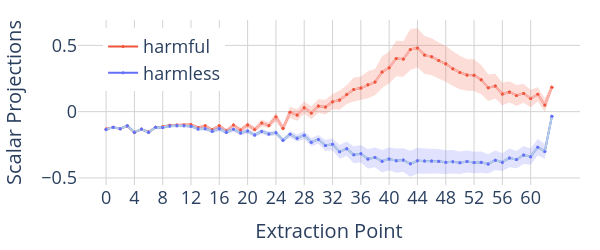

Here is the notebook cell this chart was saved with:
### Markdown cell above
### Projection of activations at each extraction point onto the chosen refusal direction

### Code cell
fig = go.Figure()

for category in ["harmful", "harmless"]:
    if category == "harmful":
        acts_normed = harmful_acts_normed
    else:
        acts_normed = harmless_acts_normed

    # layers x resid_modules x batch_size x dim
    activations = acts_normed[..., chosen_token_idx, :].cpu().numpy()

    # dim
    direction = refusal_dirs[chosen_layer, chosen_act_idx].cpu().numpy()

    # layers x resid_modules x batch_size
    scalar_projections = einops.einsum(
        activations,
        direction,
        "... batch_size dim, ... dim -> ... batch_size",
    )
    scalar_projections = np.nan_to_num(scalar_projections)
    print(category)
    print(scalar_projections.mean())
    degrees = np.rad2deg(np.arccos(scalar_projections))

    y_values = scalar_projections

    batch_size = scalar_projections.shape[-1]

    x_values = sum([[f"{l}", f"{l}-post"] for l in range(num_layers)], [])
    x_values = [str(i) for i in range(2 * num_layers)]

    # variance
    fig.add_trace(
        variance_plot(
            x=x_values,
            y=torch.tensor(y_values).reshape(-1, degrees.shape[-1]),
            yaxis="y",
            fillcolor=colour_map_opaque[category],
            showlegend=False,
        )
    )

    # mean
    ## for legend
    fig.add_trace(
        go.Scatter(
            x=x_values,
            y=y_values.mean(axis=-1).flatten(),
            mode="lines+markers",
            yaxis="y",
            marker=dict(color=colour_map[category], size=3),
            showlegend=True,
            name=category,
        )
    )
    ## for lines
    fig.add_trace(
        go.Scatter(
            x=x_values,
            y=y_values.mean(axis=-1).flatten(),
            mode="lines",
            yaxis="y",
            marker=dict(color=colour_map_light[category], size=3),
            showlegend=False,
            name=category,
        )
    )
    ## for markers
    fig.add_trace(
        go.Scatter(
            x=x_values,
            y=y_values.mean(axis=-1).flatten(),
            mode="markers",
            yaxis="y",
            marker=dict(color=colour_map[category], size=3),
            showlegend=False,
            name=category,
        )
    )

    activations -= 2 * einops.einsum(
        np.maximum(scalar_projections, 0),
        direction,
        "layer resid_module batch_size, dim -> layer resid_module batch_size dim",
    )
    scalar_projections = einops.einsum(
        activations,
        direction,
        "... batch_size dim, ... dim -> ... batch_size",
    )
    print(category)
    print(scalar_projections.mean())
    degrees = np.rad2deg(np.arccos(scalar_projections))

    y_values = scalar_projections


module_names = ["mid", "post"]
fig.update_layout(
    grid=dict(rows=1, columns=1),
    plot_bgcolor="white",
    xaxis=dict(
        type="category",
        dtick=4,
        title=dict(text="Extraction Point", font=dict(size=20)),
        gridcolor="lightgrey",
        tickfont=dict(size=18),
    ),
    yaxis=dict(
        title=dict(text="Scalar Projections", font=dict(size=20)),
        gridcolor="lightgrey",
        zeroline=False,
        tickfont=dict(size=18),
    ),
    hovermode="x unified",
    height=250,
    width=600,
    margin=dict(l=20, r=20, t=20, b=20),
    legend=dict(x=0.05, y=0.95, font=dict(size=18)),
)
fig.show()

# fig.write_image(VISUALIZATION_DIR / "prj_onto_refusal_dir.pdf", scale=5)

### Figure 1 — Plotly figure (JSON) as saved in the notebook; plotly's stock layout.template omitted (floating-point values rounded to 4 significant figures)
{"data": [{"fill": "toself", "fillcolor": "rgba(239, 85, 59, 0.2)", "line": {"color": "rgba(239, 85, 59, 0.2)", "width": 0}, "mode": "lines", "showlegend": false, "type": "scatter", "x": ["0", "1", "2", "3", "4", "5", "6", "7", "8", "9", "10", "11", "12", "13", "14", "15", "16", "17", "18", "19", "20", "21", "22", "23", "24", "25", "26", "27", "28", "29", "30", "31", "32", "33", "34", "35", "36", "37", "38", "39", "40", "41", "42", "43", "44", "45", "46", "47", "48", "49", "50", "51", "52", "53", "54", "55", "56", "57", "58", "59", "60", "61", "62", "63", "63", "62", "61", "60", "59", "58", "57", "56", "55", "54", "53", "52", "51", "50", "49", "48", "47", "46", "45", "44", "43", "42", "41", "40", "39", "38", "37", "36", "35", "34", "33", "32", "31", "30", "29", "28", "27", "26", "25", "24", "23", "22", "21", "20", "19", "18", "17", "16", "15", "14", "13", "12", "11", "10", "9", "8", "7", "6", "5", "4", "3", "2", "1", "0"], "y": [-0.1287, -0.1146, -0.1244, -0.1034, -0.1498, -0.1285, -0.1485, -0.1113, -0.1061, -0.09465, -0.09089, -0.09153, -0.0885, -0.1112, -0.09739, -0.1251, -0.09328, -0.1316, -0.08717, -0.1215, -0.07875, -0.1135, -0.05987, -0.08234, -0.006733, -0.1003, 0.03725, 0.01858, 0.07703, 0.03852, 0.094, 0.09027, 0.133, 0.1603, 0.1994, 0.2579, 0.2653, 0.305, 0.3217, 0.4186, 0.4514, 0.5351, 0.5305, 0.6237, 0.6293, 0.5709, 0.5546, 0.5225, 0.4962, 0.4557, 0.4219, 0.3959, 0.3946, 0.3513, 0.2803, 0.2866, 0.2177, 0.229, 0.2016, 0.209, 0.1654, 0.1844, 0.1011, 0.214, 0.1551, -0.002375, 0.07695, 0.03247, 0.06631, 0.04264, 0.06852, 0.04813, 0.09975, 0.08038, 0.1313, 0.1562, 0.1578, 0.1691, 0.1927, 0.2249, 0.2484, 0.2747, 0.2858, 0.3323, 0.3142, 0.2626, 0.2674, 0.2122, 0.1793, 0.1245, 0.1007, 0.0907, 0.0757, 0.05858, 0.01485, 0.01752, -0.02126, -0.008868, -0.05722, -0.01641, -0.06891, -0.0481, -0.1499, -0.07451, -0.1254, -0.112, -0.1542, -0.1219, -0.1552, -0.115, -0.1561, -0.1195, -0.1458, -0.1159, -0.1278, -0.1068, -0.1086, -0.1103, -0.1104, -0.1216, -0.1228, -0.1593, -0.1366, -0.1625, -0.1117, -0.1332, -0.1209, -0.1323], "yaxis": "y"}, {"marker": {"color": "#EF553B", "size": 3}, "mode": "lines+markers", "name": "harmful", "showlegend": true, "type": "scatter", "x": ["0", "1", "2", "3", "4", "5", "6", "7", "8", "9", "10", "11", "12", "13", "14", "15", "16", "17", "18", "19", "20", "21", "22", "23", "24", "25", "26", "27", "28", "29", "30", "31", "32", "33", "34", "35", "36", "37", "38", "39", "40", "41", "42", "43", "44", "45", "46", "47", "48", "49", "50", "51", "52", "53", "54", "55", "56", "57", "58", "59", "60", "61", "62", "63"], "y": [-0.1305, -0.1178, -0.1288, -0.1075, -0.1561, -0.1325, -0.1539, -0.117, -0.1138, -0.1025, -0.1006, -0.1001, -0.09766, -0.1195, -0.1067, -0.1354, -0.1064, -0.1439, -0.1011, -0.1384, -0.1003, -0.1338, -0.08596, -0.1039, -0.04062, -0.1251, -0.005426, -0.02516, 0.03031, -0.009352, 0.04257, 0.03451, 0.07524, 0.08758, 0.129, 0.1668, 0.178, 0.2029, 0.2231, 0.2989, 0.3318, 0.4012, 0.3966, 0.469, 0.4808, 0.4284, 0.4147, 0.3854, 0.3606, 0.3242, 0.2955, 0.2768, 0.2754, 0.2413, 0.1803, 0.1932, 0.1329, 0.1487, 0.1221, 0.1377, 0.09894, 0.1307, 0.04936, 0.1846], "yaxis": "y"}, {"marker": {"color": "rgb(251,180,174)", "size": 3}, "mode": "lines", "name": "harmful", "showlegend": false, "type": "scatter", "x": ["0", "1", "2", "3", "4", "5", "6", "7", "8", "9", "10", "11", "12", "13", "14", "15", "16", "17", "18", "19", "20", "21", "22", "23", "24", "25", "26", "27", "28", "29", "30", "31", "32", "33", "34", "35", "36", "37", "38", "39", "40", "41", "42", "43", "44", "45", "46", "47", "48", "49", "50", "51", "52", "53", "54", "55", "56", "57", "58", "59", "60", "61", "62", "63"], "y": [-0.1305, -0.1178, -0.1288, -0.1075, -0.1561, -0.1325, -0.1539, -0.117, -0.1138, -0.1025, -0.1006, -0.1001, -0.09766, -0.1195, -0.1067, -0.1354, -0.1064, -0.1439, -0.1011, -0.1384, -0.1003, -0.1338, -0.08596, -0.1039, -0.04062, -0.1251, -0.005426, -0.02516, 0.03031, -0.009352, 0.04257, 0.03451, 0.07524, 0.08758, 0.129, 0.1668, 0.178, 0.2029, 0.2231, 0.2989, 0.3318, 0.4012, 0.3966, 0.469, 0.4808, 0.4284, 0.4147, 0.3854, 0.3606, 0.3242, 0.2955, 0.2768, 0.2754, 0.2413, 0.1803, 0.1932, 0.1329, 0.1487, 0.1221, 0.1377, 0.09894, 0.1307, 0.04936, 0.1846], "yaxis": "y"}, {"marker": {"color": "#EF553B", "size": 3}, "mode": "markers", "name": "harmful", "showlegend": false, "type": "scatter", "x": ["0", "1", "2", "3", "4", "5", "6", "7", "8", "9", "10", "11", "12", "13", "14", "15", "16", "17", "18", "19", "20", "21", "22", "23", "24", "25", "26", "27", "28", "29", "30", "31", "32", "33", "34", "35", "36", "37", "38", "39", "40", "41", "42", "43", "44", "45", "46", "47", "48", "49", "50", "51", "52", "53", "54", "55", "56", "57", "58", "59", "60", "61", "62", "63"], "y": [-0.1305, -0.1178, -0.1288, -0.1075, -0.1561, -0.1325, -0.1539, -0.117, -0.1138, -0.1025, -0.1006, -0.1001, -0.09766, -0.1195, -0.1067, -0.1354, -0.1064, -0.1439, -0.1011, -0.1384, -0.1003, -0.1338, -0.08596, -0.1039, -0.04062, -0.1251, -0.005426, -0.02516, 0.03031, -0.009352, 0.04257, 0.03451, 0.07524, 0.08758, 0.129, 0.1668, 0.178, 0.2029, 0.2231, 0.2989, 0.3318, 0.4012, 0.3966, 0.469, 0.4808, 0.4284, 0.4147, 0.3854, 0.3606, 0.3242, 0.2955, 0.2768, 0.2754, 0.2413, 0.1803, 0.1932, 0.1329, 0.1487, 0.1221, 0.1377, 0.09894, 0.1307, 0.04936, 0.1846], "yaxis": "y"}, {"fill": "toself", "fillcolor": "rgba(99, 110, 250, 0.2)", "line": {"color": "rgba(99, 110, 250, 0.2)", "width": 0}, "mode": "lines", "showlegend": false, "type": "scatter", "x": ["0", "1", "2", "3", "4", "5", "6", "7", "8", "9", "10", "11", "12", "13", "14", "15", "16", "17", "18", "19", "20", "21", "22", "23", "24", "25", "26", "27", "28", "29", "30", "31", "32", "33", "34", "35", "36", "37", "38", "39", "40", "41", "42", "43", "44", "45", "46", "47", "48", "49", "50", "51", "52", "53", "54", "55", "56", "57", "58", "59", "60", "61", "62", "63", "63", "62", "61", "60", "59", "58", "57", "56", "55", "54", "53", "52", "51", "50", "49", "48", "47", "46", "45", "44", "43", "42", "41", "40", "39", "38", "37", "36", "35", "34", "33", "32", "31", "30", "29", "28", "27", "26", "25", "24", "23", "22", "21", "20", "19", "18", "17", "16", "15", "14", "13", "12", "11", "10", "9", "8", "7", "6", "5", "4", "3", "2", "1", "0"], "y": [-0.1318, -0.1126, -0.1207, -0.09925, -0.1468, -0.1246, -0.1485, -0.1108, -0.1103, -0.09754, -0.09584, -0.09674, -0.09851, -0.1194, -0.1171, -0.1319, -0.1136, -0.1388, -0.1168, -0.1442, -0.1281, -0.1591, -0.1294, -0.1512, -0.1404, -0.1992, -0.1468, -0.1732, -0.146, -0.2001, -0.1764, -0.2137, -0.2024, -0.2517, -0.2256, -0.2623, -0.2517, -0.2843, -0.2708, -0.289, -0.2708, -0.2779, -0.2761, -0.2957, -0.2727, -0.2786, -0.2777, -0.2814, -0.2916, -0.2902, -0.3013, -0.2923, -0.3017, -0.3012, -0.321, -0.2926, -0.3131, -0.2783, -0.2966, -0.2596, -0.2779, -0.207, -0.2443, -0.007588, -0.06173, -0.3562, -0.329, -0.4011, -0.3941, -0.4271, -0.4194, -0.4486, -0.4398, -0.4676, -0.461, -0.465, -0.4593, -0.4713, -0.4665, -0.4702, -0.4663, -0.4653, -0.4677, -0.4687, -0.4912, -0.4551, -0.4616, -0.4419, -0.4584, -0.4198, -0.4292, -0.3834, -0.3896, -0.3333, -0.3548, -0.2909, -0.2972, -0.2419, -0.2602, -0.2084, -0.2266, -0.1954, -0.2308, -0.1771, -0.185, -0.1683, -0.1927, -0.1645, -0.1783, -0.1504, -0.1716, -0.1461, -0.1622, -0.1416, -0.1434, -0.1206, -0.1172, -0.1185, -0.1187, -0.1301, -0.1261, -0.1637, -0.1381, -0.1654, -0.1131, -0.1355, -0.1226, -0.136], "yaxis": "y"}, {"marker": {"color": "#636EFA", "size": 3}, "mode": "lines+markers", "name": "harmless", "showlegend": true, "type": "scatter", "x": ["0", "1", "2", "3", "4", "5", "6", "7", "8", "9", "10", "11", "12", "13", "14", "15", "16", "17", "18", "19", "20", "21", "22", "23", "24", "25", "26", "27", "28", "29", "30", "31", "32", "33", "34", "35", "36", "37", "38", "39", "40", "41", "42", "43", "44", "45", "46", "47", "48", "49", "50", "51", "52", "53", "54", "55", "56", "57", "58", "59", "60", "61", "62", "63"], "y": [-0.1339, -0.1176, -0.1281, -0.1062, -0.1561, -0.1313, -0.1561, -0.1184, -0.1202, -0.1081, -0.1072, -0.1069, -0.1096, -0.1314, -0.1293, -0.147, -0.1299, -0.1552, -0.1336, -0.1613, -0.1463, -0.1759, -0.1488, -0.1681, -0.1587, -0.215, -0.1711, -0.1999, -0.1772, -0.2301, -0.2092, -0.2555, -0.2467, -0.3032, -0.2795, -0.326, -0.3176, -0.3567, -0.3453, -0.3737, -0.3563, -0.3698, -0.3656, -0.3934, -0.3707, -0.3731, -0.3715, -0.3739, -0.3809, -0.3784, -0.3863, -0.3758, -0.3833, -0.3811, -0.3943, -0.3662, -0.3809, -0.3488, -0.3618, -0.3269, -0.3395, -0.268, -0.3002, -0.03466], "yaxis": "y"}, {"marker": {"color": "rgb(179,205,227)", "size": 3}, "mode": "lines", "name": "harmless", "showlegend": false, "type": "scatter", "x": ["0", "1", "2", "3", "4", "5", "6", "7", "8", "9", "10", "11", "12", "13", "14", "15", "16", "17", "18", "19", "20", "21", "22", "23", "24", "25", "26", "27", "28", "29", "30", "31", "32", "33", "34", "35", "36", "37", "38", "39", "40", "41", "42", "43", "44", "45", "46", "47", "48", "49", "50", "51", "52", "53", "54", "55", "56", "57", "58", "59", "60", "61", "62", "63"], "y": [-0.1339, -0.1176, -0.1281, -0.1062, -0.1561, -0.1313, -0.1561, -0.1184, -0.1202, -0.1081, -0.1072, -0.1069, -0.1096, -0.1314, -0.1293, -0.147, -0.1299, -0.1552, -0.1336, -0.1613, -0.1463, -0.1759, -0.1488, -0.1681, -0.1587, -0.215, -0.1711, -0.1999, -0.1772, -0.2301, -0.2092, -0.2555, -0.2467, -0.3032, -0.2795, -0.326, -0.3176, -0.3567, -0.3453, -0.3737, -0.3563, -0.3698, -0.3656, -0.3934, -0.3707, -0.3731, -0.3715, -0.3739, -0.3809, -0.3784, -0.3863, -0.3758, -0.3833, -0.3811, -0.3943, -0.3662, -0.3809, -0.3488, -0.3618, -0.3269, -0.3395, -0.268, -0.3002, -0.03466], "yaxis": "y"}, {"marker": {"color": "#636EFA", "size": 3}, "mode": "markers", "name": "harmless", "showlegend": false, "type": "scatter", "x": ["0", "1", "2", "3", "4", "5", "6", "7", "8", "9", "10", "11", "12", "13", "14", "15", "16", "17", "18", "19", "20", "21", "22", "23", "24", "25", "26", "27", "28", "29", "30", "31", "32", "33", "34", "35", "36", "37", "38", "39", "40", "41", "42", "43", "44", "45", "46", "47", "48", "49", "50", "51", "52", "53", "54", "55", "56", "57", "58", "59", "60", "61", "62", "63"], "y": [-0.1339, -0.1176, -0.1281, -0.1062, -0.1561, -0.1313, -0.1561, -0.1184, -0.1202, -0.1081, -0.1072, -0.1069, -0.1096, -0.1314, -0.1293, -0.147, -0.1299, -0.1552, -0.1336, -0.1613, -0.1463, -0.1759, -0.1488, -0.1681, -0.1587, -0.215, -0.1711, -0.1999, -0.1772, -0.2301, -0.2092, -0.2555, -0.2467, -0.3032, -0.2795, -0.326, -0.3176, -0.3567, -0.3453, -0.3737, -0.3563, -0.3698, -0.3656, -0.3934, -0.3707, -0.3731, -0.3715, -0.3739, -0.3809, -0.3784, -0.3863, -0.3758, -0.3833, -0.3811, -0.3943, -0.3662, -0.3809, -0.3488, -0.3618, -0.3269, -0.3395, -0.268, -0.3002, -0.03466], "yaxis": "y"}], "layout": {"grid": {"columns": 1, "rows": 1}, "height": 250, "hovermode": "x unified", "legend": {"font": {"size": 18}, "x": 0.05, "y": 0.95}, "margin": {"b": 20, "l": 20, "r": 20, "t": 20}, "plot_bgcolor": "white", "width": 600, "xaxis": {"dtick": 4, "gridcolor": "lightgrey", "tickfont": {"size": 18}, "title": {"font": {"size": 20}, "text": "Extraction Point"}, "type": "category"}, "yaxis": {"gridcolor": "lightgrey", "tickfont": {"size": 18}, "title": {"font": {"size": 20}, "text": "Scalar Projections"}, "zeroline": false}}}
